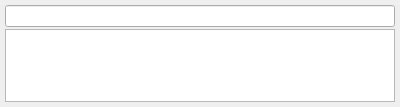
<?xml version="1.0" encoding="UTF-8"?>
<ui version="4.0">
 <class>InsertBlock</class>
 <widget class="QDialog" name="InsertBlock">
  <property name="geometry">
   <rect>
    <x>0</x>
    <y>0</y>
    <width>400</width>
    <height>107</height>
   </rect>
  </property>
  <property name="windowTitle">
   <string>Insert Block</string>
  </property>
  <layout class="QGridLayout" name="gridLayout">
   <property name="horizontalSpacing">
    <number>0</number>
   </property>
   <property name="verticalSpacing">
    <number>2</number>
   </property>
   <property name="margin">
    <number>5</number>
   </property>
   <item row="1" column="0" colspan="2">
    <widget class="QListWidget" name="listWidget"/>
   </item>
   <item row="0" column="0" colspan="2">
    <widget class="QLineEdit" name="lineEdit"/>
   </item>
  </layout>
 </widget>
 <tabstops>
  <tabstop>lineEdit</tabstop>
  <tabstop>listWidget</tabstop>
 </tabstops>
 <resources/>
 <connections/>
</ui>
